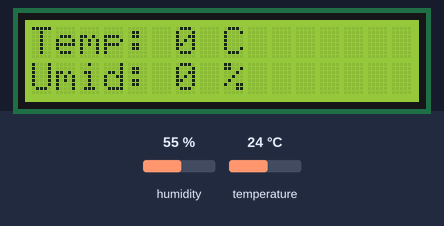
Bench run of a sketch on a simulated Arduino Uno, built with avr-gcc and run on an emulated ATmega328P. Parts: 16×2 character LCD. Inputs (shaded band) come from the test bench; at power-on: humidity 55 %, temperature 24 °C.

Above: at 1.2 s.
1.3 s: humidity set to 22 %
At 3.1 s:
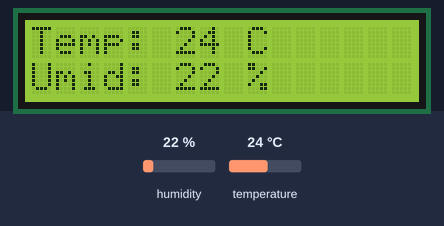
6.7 s: temperature set to 12 °C
At 10.5 s:
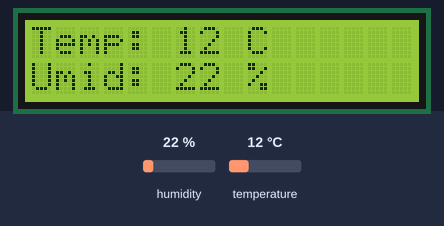
12.1 s: humidity set to 40 %
At 14.8 s:
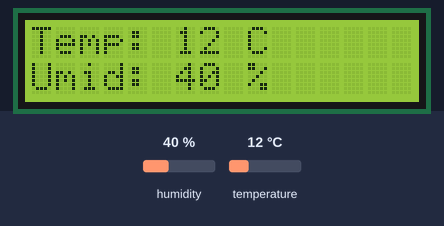
17.5 s: temperature set to 19 °C
At 19.1 s:
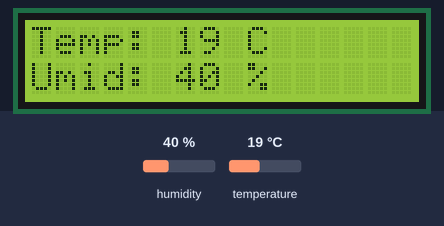
Timing chart, 0 to 20.6 s (numbered marks = the images above; inputs shaded):
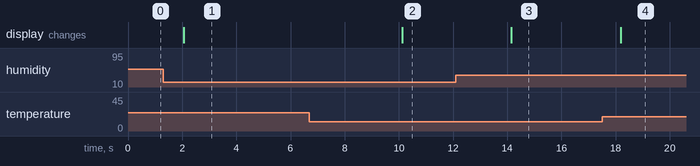

Measured:
- after the input at 1.3 s, the display: changes after 0.76 s (image 1)
- after the input at 6.7 s, the display: changes after 3.4 s (image 2)
- after the input at 12.1 s, the display: changes after 2.1 s (image 3)
- after the input at 17.5 s, the display: changes after 0.69 s (image 4)

The sketch:

UmidadeTemperaturaLcd.ino
```cpp
#include <Wire.h>               // Biblioteca de comunicação I2C.
#include <LiquidCrystal_I2C.h>  // Biblioteca do cristal liquido
#include <DHT.h>                // Biblioteca do sensor DHT11 temperature and humidity sensor Predefined library

LiquidCrystal_I2C lcd(0x27, 16, 2); //FUNÇÃO DO TIPO "LiquidCrystal_I2C"

#define DHTTYPE DHT11   // DHT 11
#define dht_dpin 0      //GPIO-0 D3 pin of nodemcu

DHT dht(dht_dpin, DHTTYPE);

float humidity, temp_f;                  // Values read from sensor
unsigned long previousMillis = 0;        // will store last temp was read
const long interval = 2000;              // interval at which to read sensor


void setup()
{
  dht.begin();     // INICIALIZA O SENSOR DE TEMPERATURA E PRESÃO

  lcd.init();      // INICIALIZA O DISPLAY LCD
  lcd.backlight(); // HABILITA O BACKLIGHT (LUZ DE FUNDO)
  lcd.clear();

}
// Print all the custom characters:
void loop() {

  gettemperature();
  lcd.setCursor(0, 0);
  String hs="Umid: "+String((int)humidity)+" % ";
  String ts="Temp: "+String((int)temp_f)+" C ";
  lcd.setCursor(0, 0);
  lcd.print(ts);
  lcd.setCursor(0, 1);
  lcd.print(hs);

}

void gettemperature() {
  unsigned long currentMillis = millis();
 if(currentMillis - previousMillis >= interval) {
    previousMillis = currentMillis;
    humidity = dht.readHumidity();          // Read humidity (percent)
    temp_f = dht.readTemperature(false);     // Read temperature as Celsius
    if (isnan(humidity) || isnan(temp_f)) {
      humidity=0;
      temp_f=0;
      Serial.println("Failed to read from DHT sensor!");
      return;
    }
  }
}
```
